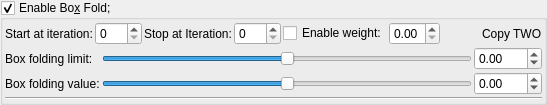
    <widget class="MyGroupBox" name="groupCheck_transform_box_fold2_enabled">
     <property name="title">
      <string>Enable Bo&amp;x Fold;</string>
     </property>
     <property name="checkable">
      <bool>true</bool>
     </property>
     <layout class="QVBoxLayout" name="verticalLayout_4" stretch="0,0,0">
      <property name="spacing">
       <number>2</number>
      </property>
      <property name="leftMargin">
       <number>2</number>
      </property>
      <property name="topMargin">
       <number>2</number>
      </property>
      <property name="rightMargin">
       <number>2</number>
      </property>
      <property name="bottomMargin">
       <number>2</number>
      </property>
      <item>
       <layout class="QGridLayout" name="gridLayout_14">
        <item row="0" column="5">
         <widget class="QCheckBox" name="checkBox_transform_box_fold2_weight_enabled">
          <property name="text">
           <string>Enable weight:</string>
          </property>
         </widget>
        </item>
        <item row="0" column="8">
         <widget class="QLabel" name="label_108">
          <property name="text">
           <string>Copy TWO</string>
          </property>
         </widget>
        </item>
        <item row="0" column="0">
         <widget class="QLabel" name="label_14">
          <property name="text">
           <string>Start at iteration:</string>
          </property>
         </widget>
        </item>
        <item row="0" column="1">
         <widget class="MySpinBox" name="spinboxInt_transform_box_fold2_start_iterations">
          <property name="sizePolicy">
           <sizepolicy hsizetype="Minimum" vsizetype="Maximum">
            <horstretch>0</horstretch>
            <verstretch>0</verstretch>
           </sizepolicy>
          </property>
          <property name="minimum">
           <number>0</number>
          </property>
          <property name="maximum">
           <number>250</number>
          </property>
          <property name="value">
           <number>0</number>
          </property>
         </widget>
        </item>
        <item row="0" column="4">
         <widget class="MySpinBox" name="spinboxInt_transform_box_fold2_stop_iterations">
          <property name="sizePolicy">
           <sizepolicy hsizetype="Minimum" vsizetype="Maximum">
            <horstretch>0</horstretch>
            <verstretch>0</verstretch>
           </sizepolicy>
          </property>
          <property name="maximum">
           <number>250</number>
          </property>
         </widget>
        </item>
        <item row="0" column="2">
         <widget class="QLabel" name="label_19">
          <property name="text">
           <string>Stop at Iteration:</string>
          </property>
         </widget>
        </item>
        <item row="0" column="7">
         <spacer name="horizontalSpacer_8">
          <property name="orientation">
           <enum>Qt::Horizontal</enum>
          </property>
          <property name="sizeHint" stdset="0">
           <size>
            <width>40</width>
            <height>20</height>
           </size>
          </property>
         </spacer>
        </item>
        <item row="0" column="6">
         <widget class="MyDoubleSpinBox" name="spinbox_transform_box_fold2_weight">
          <property name="sizePolicy">
           <sizepolicy hsizetype="Minimum" vsizetype="Maximum">
            <horstretch>0</horstretch>
            <verstretch>0</verstretch>
           </sizepolicy>
          </property>
          <property name="prefix">
           <string/>
          </property>
          <property name="suffix">
           <string/>
          </property>
          <property name="decimals">
           <number>2</number>
          </property>
          <property name="minimum">
           <double>0.000000000000000</double>
          </property>
          <property name="maximum">
           <double>1.000000000000000</double>
          </property>
          <property name="singleStep">
           <double>0.100000000000000</double>
          </property>
         </widget>
        </item>
       </layout>
      </item>
      <item>
       <layout class="QGridLayout" name="gridLayout_11">
        <property name="spacing">
         <number>2</number>
        </property>
        <item row="0" column="2">
         <widget class="MyDoubleSpinBox" name="spinbox_transform_box_fold2_folding_limit">
          <property name="sizePolicy">
           <sizepolicy hsizetype="Minimum" vsizetype="Maximum">
            <horstretch>0</horstretch>
            <verstretch>0</verstretch>
           </sizepolicy>
          </property>
          <property name="prefix">
           <string/>
          </property>
          <property name="suffix">
           <string/>
          </property>
          <property name="decimals">
           <number>2</number>
          </property>
          <property name="minimum">
           <double>-100.000000000000000</double>
          </property>
          <property name="maximum">
           <double>100.000000000000000</double>
          </property>
          <property name="singleStep">
           <double>0.100000000000000</double>
          </property>
         </widget>
        </item>
        <item row="0" column="0">
         <widget class="QLabel" name="label_12">
          <property name="text">
           <string>Box folding limit:</string>
          </property>
         </widget>
        </item>
        <item row="1" column="2">
         <widget class="MyDoubleSpinBox" name="spinbox_transform_box_fold2_folding_value">
          <property name="sizePolicy">
           <sizepolicy hsizetype="Minimum" vsizetype="Maximum">
            <horstretch>0</horstretch>
            <verstretch>0</verstretch>
           </sizepolicy>
          </property>
          <property name="prefix">
           <string/>
          </property>
          <property name="suffix">
           <string/>
          </property>
          <property name="decimals">
           <number>2</number>
          </property>
          <property name="minimum">
           <double>-100.000000000000000</double>
          </property>
          <property name="maximum">
           <double>100.000000000000000</double>
          </property>
          <property name="singleStep">
           <double>0.100000000000000</double>
          </property>
         </widget>
        </item>
        <item row="1" column="0">
         <widget class="QLabel" name="label_10">
          <property name="text">
           <string>Box folding value:</string>
          </property>
         </widget>
        </item>
        <item row="0" column="1">
         <widget class="QSlider" name="slider_transform_box_fold2_folding_limit">
          <property name="sizePolicy">
           <sizepolicy hsizetype="Expanding" vsizetype="Maximum">
            <horstretch>0</horstretch>
            <verstretch>0</verstretch>
           </sizepolicy>
          </property>
          <property name="minimum">
           <number>-10000</number>
          </property>
          <property name="maximum">
           <number>10000</number>
          </property>
          <property name="singleStep">
           <number>1</number>
          </property>
          <property name="orientation">
           <enum>Qt::Horizontal</enum>
          </property>
         </widget>
        </item>
        <item row="1" column="1">
         <widget class="QSlider" name="slider_transform_box_fold2_folding_value">
          <property name="sizePolicy">
           <sizepolicy hsizetype="Expanding" vsizetype="Maximum">
            <horstretch>0</horstretch>
            <verstretch>0</verstretch>
           </sizepolicy>
          </property>
          <property name="minimum">
           <number>-10000</number>
          </property>
          <property name="maximum">
           <number>10000</number>
          </property>
          <property name="singleStep">
           <number>1</number>
          </property>
          <property name="orientation">
           <enum>Qt::Horizontal</enum>
          </property>
         </widget>
        </item>
       </layout>
      </item>
      <item>
       <widget class="Line" name="line">
        <property name="orientation">
         <enum>Qt::Horizontal</enum>
        </property>
       </widget>
      </item>
     </layout>
    </widget>
